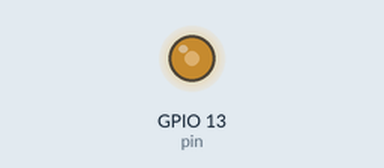
This program was run on a simulated Raspberry Pi (BCM pin numbers). Parts: output pins drawn as LEDs (lit = HIGH).

Above: at 0.05 s.
At 4.0 s:
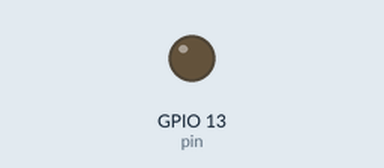
Timing chart, 0 to 5.2 s (numbered marks = the images above):
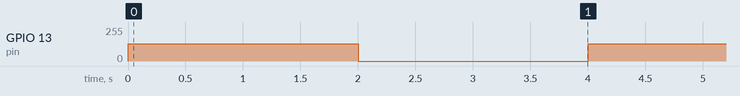

The program:

10_buzzer.py
```python
#!/usr/bin/python3
import RPi.GPIO as gpio, time
pin, dura, freq = 13, 2, 500
gpio.setmode(gpio.BCM)
gpio.setup(pin, gpio.OUT)

def tone(pin, freq, dura):
        pwm = gpio.PWM(pin, freq)
        pwm.start(50)
        time.sleep(dura)
        pwm.stop()
def main():
        while True:
                tone(pin, freq, dura)
                time.sleep(2)
try:
        main()
except KeyboardInterrupt:
        pass
except Exception as exception:
        print(exception)
finally:
        gpio.cleanup()
```

Measured:
- by itself, GPIO 13 (pin): alternates 128/255 for 2.0 s and 0/255 for 2.0 s
